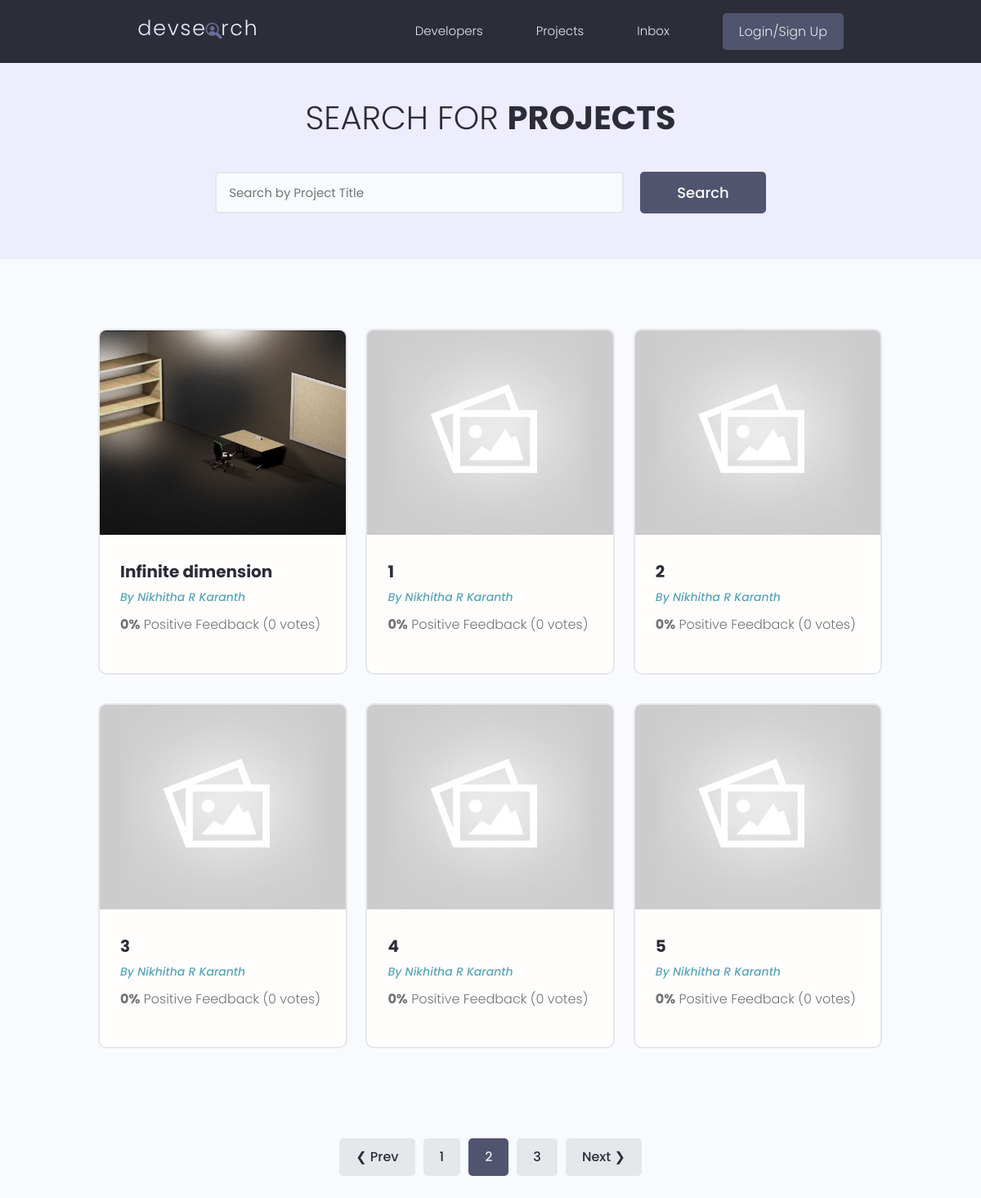
Page /projects/?page=2 on the earlier database version.
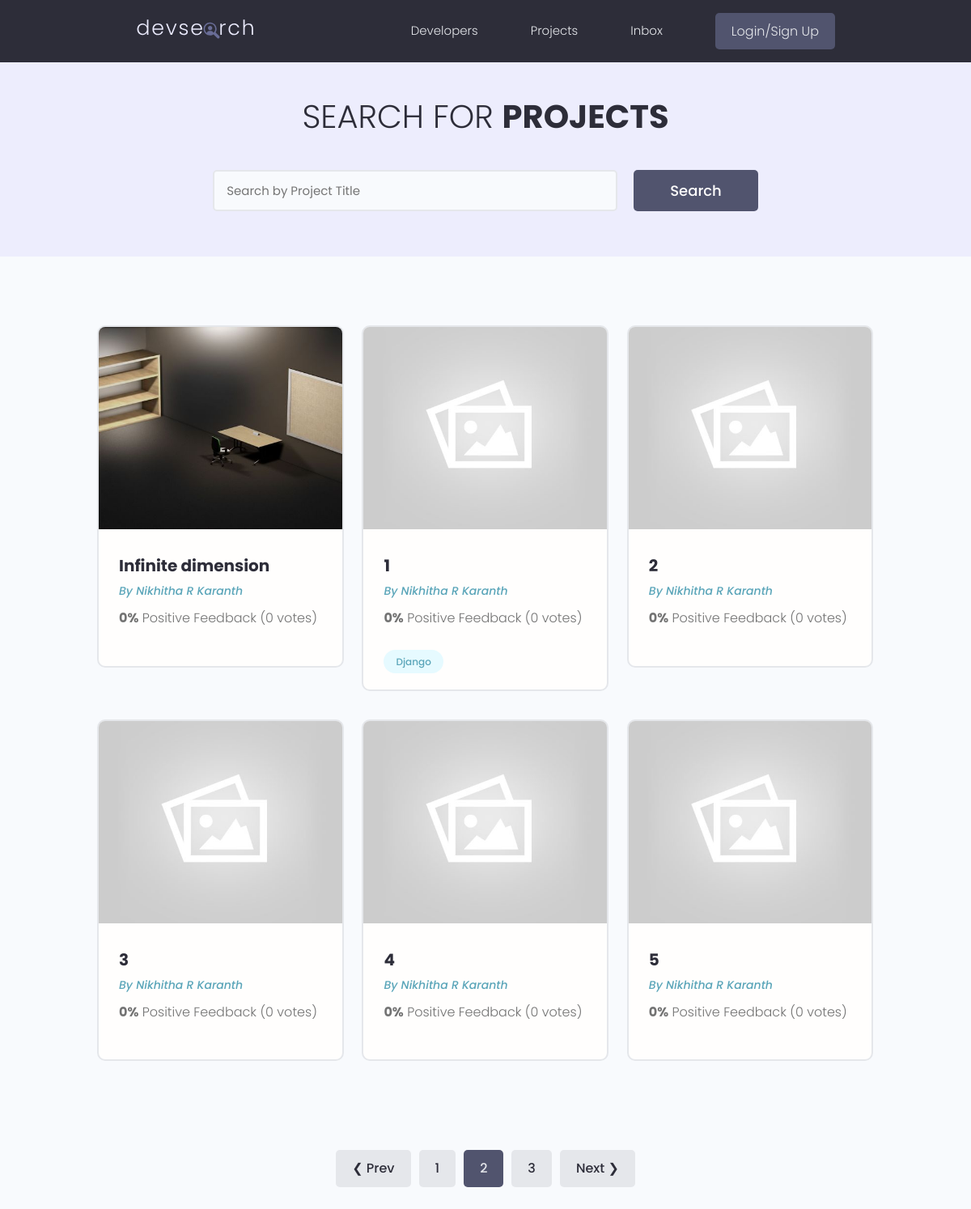
Same page on the later database version.
### projects/models.py (models this page shows, shortened)
class Project(models.Model):
    owner=models.ForeignKey(Profile,null=True,blank=True,on_delete=models.SET_NULL)
    title=models.CharField(max_length=200)
    description=models.TextField(null=True,blank=True)
    featured_image=models.ImageField(null=True,blank=True,default="default.jpg")
    demo_link=models.CharField(max_length=2000,null=True,blank=True)
    source_link=models.CharField(max_length=2000,null=True,blank=True)
    tags=models.ManyToManyField('Tag',blank=True)
    vote_total=models.IntegerField(default=0,null=True,blank=True)
    vote_ratio=models.IntegerField(default=0,null=True,blank=True)
    created_at=models.DateTimeField(auto_now_add=True)
    id=models.UUIDField(default=uuid.uuid4,unique=True,primary_key=True,editable=False)    # django has default id generation for each instance created in a model, here we are overriding the id
    class Meta:
        ordering=['created_at']

class Tag(models.Model):
    name=models.CharField(max_length=200)
    created_at=models.DateTimeField(auto_now_add=True)
    id=models.UUIDField(default=uuid.uuid4,unique=True,primary_key=True,editable=False)
    def __str__(self):
        return self.name

### users/models.py (models this page shows, shortened)
class Profile(models.Model):
    user=models.OneToOneField(User, on_delete=models.CASCADE,null=True,blank=True)
    name=models.CharField(max_length=200,null=True,blank=True)
    email=models.EmailField(max_length=500,blank=True,null=True)
    username=models.CharField(max_length=200,null=True,blank=True)
    location=models.CharField(max_length=200,null=True,blank=True)
    short_intro=models.CharField(max_length=200,null=True,blank=True)
    bio=models.TextField(null=True,blank=True)
    profile_image=models.ImageField(null=True,blank=True,upload_to='profiles',default='profiles/user-default.png')
    social_github=models.CharField(max_length=200,null=True,blank=True)
    social_twitter=models.CharField(max_length=200,null=True,blank=True)
    social_linkedin=models.CharField(max_length=200,null=True,blank=True)
    social_youtube=models.CharField(max_length=200,null=True,blank=True)
    social_website=models.CharField(max_length=200,null=True,blank=True)
    created_at=models.DateTimeField(auto_now_add=True)
    id=models.UUIDField(default=uuid.uuid4,unique=True,primary_key=True,editable=False)

### projects/views.py (the view)
# urls.py: path('projects/',include('projects.urls')),
def projects(request):
    projects, search_query = searchProjects(request)
    custom_range,projects=paginateProjects(request,projects,6)
    context={'projects':projects,'search_query':search_query,'custom_range':custom_range}
    return render(request,'projects/projects.html',context)

### projects/utils.py (called while the page is built)
def paginateProjects(request,projects,results):
    page=request.GET.get('page')
    paginator=Paginator(projects,results)
    try:
        projects=paginator.page(page)
    except PageNotAnInteger:
        page=1
        projects=paginator.page(page)
    except EmptyPage:
        page=paginator.num_pages    # if user goes out of index
        projects=paginator.page(page)
    leftIndex = (int(page)-4)
    if leftIndex < 1:
        leftIndex = 1
    rightIndex = (int(page) + 5)
    if rightIndex > paginator.num_pages:
        rightIndex = paginator.num_pages + 1
    custom_range=range(leftIndex,rightIndex)
    return custom_range,projects

def searchProjects(request):
    search_query = ''
    if request.GET.get('search_query'):
        search_query = request.GET.get('search_query')
    tags = Tag.objects.filter(name__icontains=search_query)
    projects = Project.objects.distinct().filter(
        Q(title__icontains=search_query) |
        Q(description__icontains=search_query) |
        Q(owner__name__icontains=search_query) |
        Q(tags__in=tags)
    )
    return projects, search_query

### projects/templates/projects/projects.html (shortened to what this page needs)
{% extends 'main.html' %}
{% block content %}
<main class="projects">
    <section class="hero-section text-center">
      <div class="container container--narrow">
        <div class="hero-section__box">
          <h2>Search for <span>Projects</span></h2>
        </div>
        <div class="hero-section__search">
          <form id='searchForm' class="form" action="{% url 'projects' %}" method="get">
            <div class="form__field">
              <input class="input input--text" id="formInput#search" type="text" name="search_query"
                value="{{search_query}}" placeholder="Search by Project Title" />
            </div>
            <input class="btn btn--sub btn--lg" type="submit" value="Search" />
          </form>
        </div>
      </div>
    </section>
    <section class="projectsList">
      <div class="container">
        <div class="grid grid--three">
        {% for project in projects %}
          <div class="column">
            <div class="card project">
              <a href="{% url 'projects' project.id %}" class="project">
                <img class="project__thumbnail" src="{{project.featured_image.url }}" alt="project thumbnail" />
                <div class="card__body">
                  <h3 class="project__title">{{project.title}}</h3>
                  {% if project.owner %}
                  <p><a class="project__author" href="{% url 'user-profile' project.owner.id %}">By {{project.owner.name}}</a></p>
                  {% else %}
                  <p>Owner information not available.</p>
                  {% endif %}
                  <p class="project--rating">
                    <span style="font-weight: bold;">{{project.vote_ratio}}%</span> Positive
                    Feedback ({{project.vote_total}} vote{{project.vote_total|pluralize:"s"}})
                  </p>
                  <div class="project__tags">
                    {% for tag in project.tags.all %}
                    <span class="tag tag--pill tag--main">
                      <small>{{tag}}</small>
                    </span>
                    {% endfor %}
                  </div>
                </div>
              </a>
            </div>
          </div>
          {% endfor %}
            </div>
          </div>
    </section>
{% include 'pagination.html' with queryset=projects custom_range=custom_range %}
  </main>
{% endblock content %}

Differences in the rows shown:
changed Project (number 2 of 6 on the later page): gains Tag (name "Django")
